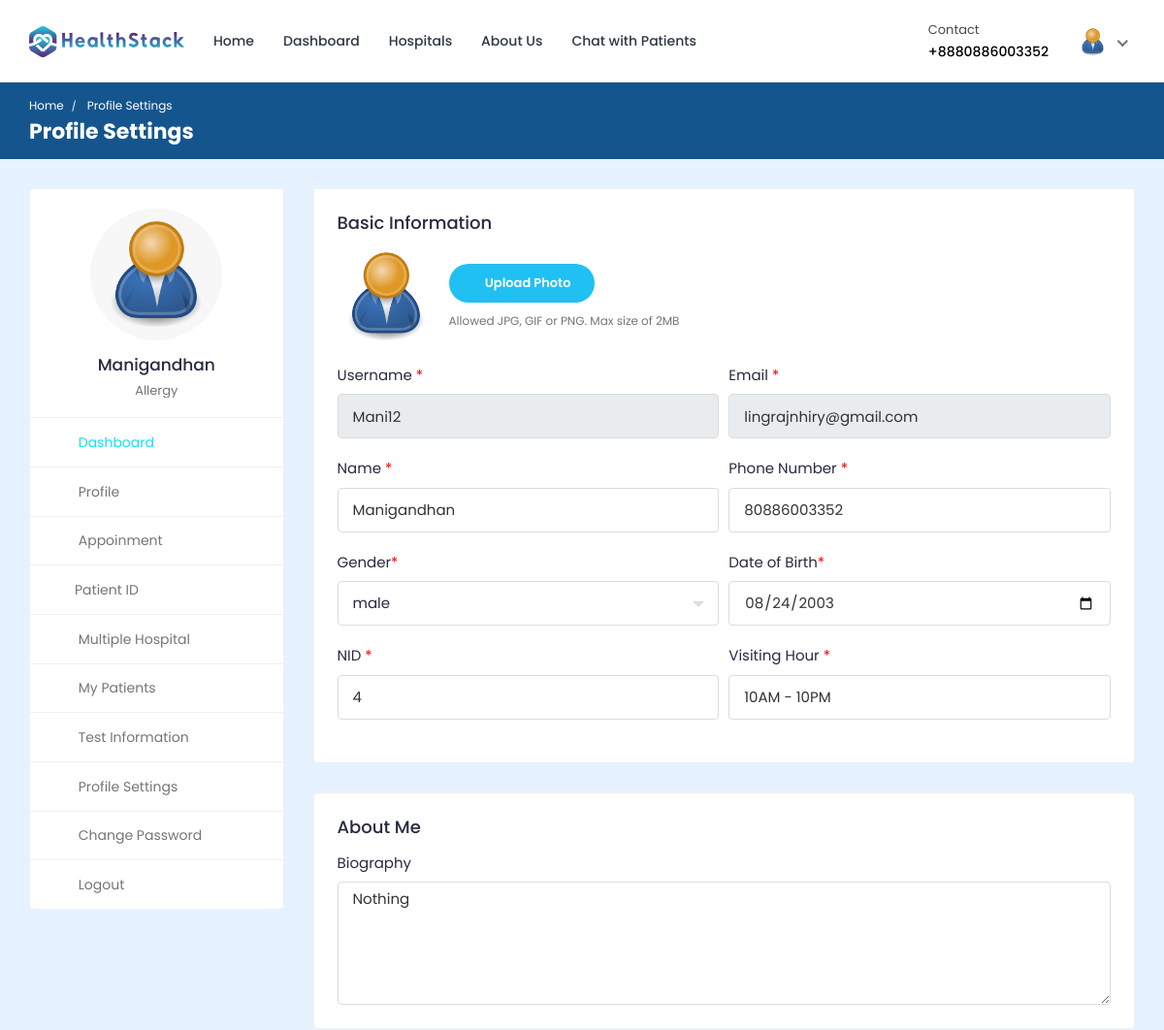
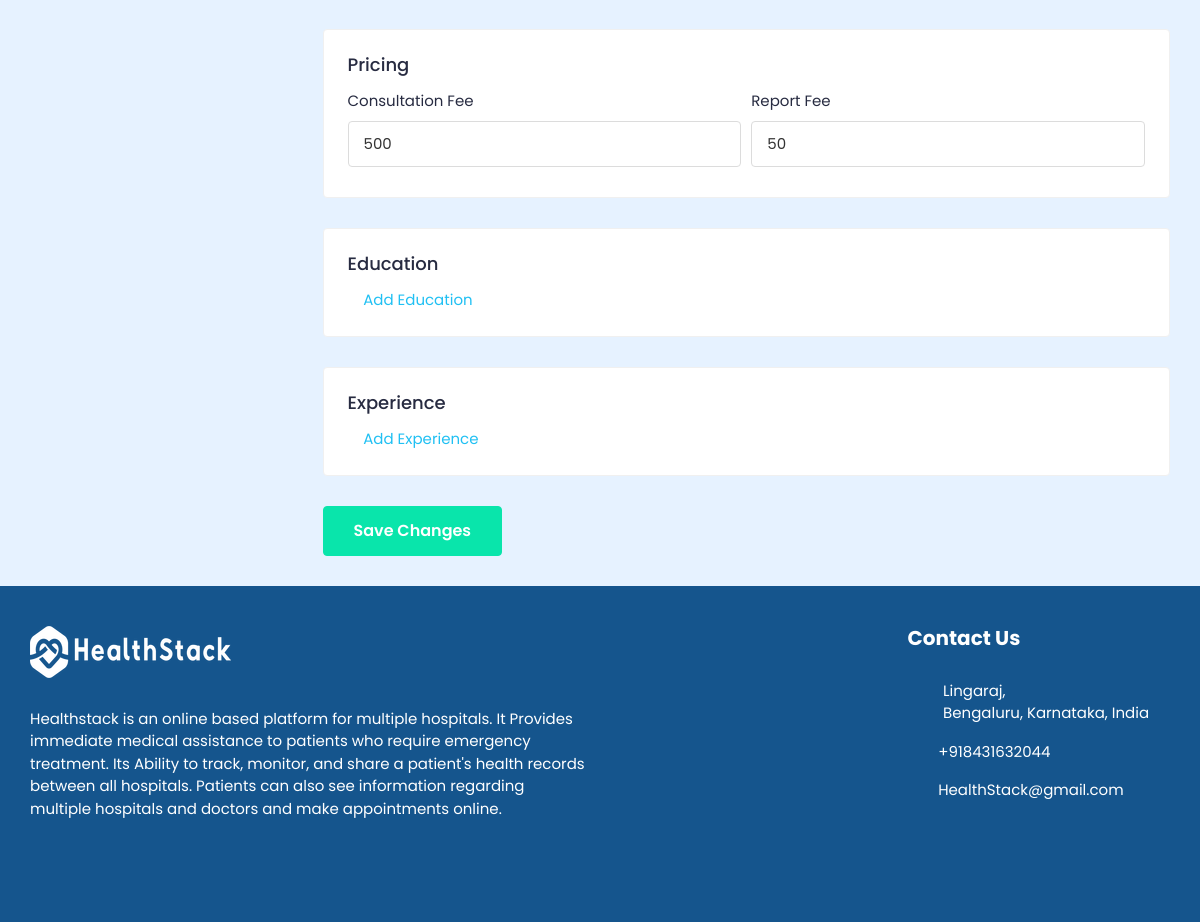
Screenshot of /doctor/doctor-profile-settings/ (signed in) with the database file from the repository (2 pictures, top to bottom).
### doctor/models.py (models this page shows, shortened)
class Doctor_Information(models.Model):
    DOCTOR_TYPE = (
        ('Cardiologists', 'Cardiologists'),
        ('Neurologists', 'Neurologists'),
        ('Pediatricians', 'Pediatricians'),
        ('Physiatrists', 'Physiatrists'),
        ('Dermatologists', 'Dermatologists'),
    )
    doctor_id = models.AutoField(primary_key=True)
    user = models.OneToOneField(User, on_delete=models.CASCADE, null=True, blank=True, related_name='profile')
    name = models.CharField(max_length=200, null=True, blank=True)
    username = models.CharField(max_length=200, null=True, blank=True)
    gender = models.CharField(max_length=200, null=True, blank=True)
    description = models.TextField(max_length=1000, null=True, blank=True)
    department = models.CharField(max_length=200, choices=DOCTOR_TYPE, null=True, blank=True)
    department_name = models.ForeignKey(hospital_department, on_delete=models.SET_NULL, null=True, blank=True)
    specialization = models.ForeignKey(specialization, on_delete=models.SET_NULL, null=True, blank=True)
    featured_image = models.ImageField(upload_to='doctors/', default='doctors/user-default.png', null=True, blank=True)
    certificate_image = models.ImageField(upload_to='doctors_certificate/', default='doctors_certificate/default.png', null=True, blank=True)
    email = models.EmailField(max_length=200, null=True, blank=True)
    phone_number = models.CharField(max_length=200, null=True, blank=True)
    nid = models.CharField(max_length=200, null=True, blank=True)
    visiting_hour = models.CharField(max_length=200, null=True, blank=True)
    consultation_fee = models.IntegerField(null=True, blank=True)
    report_fee = models.IntegerField(null=True, blank=True)
    dob = models.CharField(max_length=200, null=True, blank=True)
    institute = models.CharField(max_length=200, null=True, blank=True)
    degree = models.CharField(max_length=200, null=True, blank=True)
    completion_year = models.CharField(max_length=200, null=True, blank=True)
    work_place = models.CharField(max_length=200, null=True, blank=True)
    designation = models.CharField(max_length=200, null=True, blank=True)
    start_year = models.CharField(max_length=200, null=True, blank=True)
    end_year = models.CharField(max_length=200, null=True, blank=True)
    register_status =  models.CharField(max_length=200, null=True, blank=True)
    hospital_name = models.ForeignKey(Hospital_Information, on_delete=models.SET_NULL, null=True, blank=True)

### hospital_admin/models.py (models this page shows, shortened)
class specialization(models.Model):
    specialization_id = models.AutoField(primary_key=True)
    specialization_name = models.CharField(max_length=200, null=True, blank=True)
    hospital = models.ForeignKey(Hospital_Information, on_delete=models.CASCADE, null=True, blank=True)

### doctor/views.py (the view, shortened to what this page needs)
# urls.py: path('doctor-profile-settings/', views.doctor_profile_settings,name='doctor-profile-settings'),
@csrf_exempt
@login_required(login_url="doctor-login")
def doctor_profile_settings(request):
    if request.user.is_doctor:
        doctor = Doctor_Information.objects.get(user=request.user)
        old_featured_image = doctor.featured_image
        if request.method == 'GET':
            educations = Education.objects.filter(doctor=doctor)
            experiences = Experience.objects.filter(doctor=doctor)
            context = {'doctor': doctor, 'educations': educations, 'experiences': experiences}
            return render(request, 'doctor-profile-settings.html', context)
    else:
        redirect('doctor-logout')

### templates/doctor-profile-settings.html (shortened to what this page needs)
{% load static %}
<!DOCTYPE html>
<html lang="en">
  <head>
    <link
      rel="stylesheet"
      href="{% static 'HealthStack-System/plugins/Normal/select2/css/select2.min.css' %}"
    />
    <link
      rel="stylesheet"
      href="{% static 'HealthStack-System/plugins/Normal/bootstrap-tagsinput/css/bootstrap-tagsinput.css' %}"
    />
    <link
      rel="stylesheet"
      href="{% static 'HealthStack-System/plugins/Normal/dropzone/dropzone.min.css' %}"
    />
    <link
      rel="stylesheet"
      href="{% static 'HealthStack-System/css/Normal/bootstrap.min.css' %}"
    />
    <link
      rel="stylesheet"
      href="{% static 'HealthStack-System/plugins/Normal/fontawesome/css/fontawesome.min.css' %}"
    />
    <link
      rel="stylesheet"
      href="{% static 'HealthStack-System/plugins/Normal/fontawesome/css/all.min.css' %}"
    />
    <link
      rel="stylesheet"
      href="% static 'HealthStack-System/plugins/fancybox/jquery.fancybox.min.css' %"
    />
    <link
      rel="stylesheet"
      href="{% static 'HealthStack-System/css/Normal/style.css' %}"
    />
  </head>
  <body>
    <div class="main-wrapper">
      <header class="header">{% include 'doctor-navbar.html' %}</header>
      <div class="breadcrumb-bar">
        <div class="container-fluid">
          <div class="row align-items-center">
            <div class="col-md-12 col-12">
              <nav aria-label="breadcrumb" class="page-breadcrumb">
                <ol class="breadcrumb">
                  <li class="breadcrumb-item"><a href="{% url 'doctor-dashboard' %}">Home</a></li>
                  <li class="breadcrumb-item active" aria-current="page">
                    Profile Settings
                  </li>
                </ol>
              </nav>
              <h2 class="breadcrumb-title">Profile Settings</h2>{% include 'message.html' %}
            </div>
          </div>
        </div>
      </div>
      <div class="content">
        <div class="container-fluid">
          <div class="row">
            <div class="col-md-5 col-lg-4 col-xl-3 theiaStickySidebar">
              <div>{% include 'doctor-sidebar.html' %}</div>
            </div>
	          <div class="col-md-7 col-lg-8 col-xl-9">
            <form action="{% url 'doctor-profile-settings' %}" method="POST" enctype="multipart/form-data">
							<div class="card">
								<div class="card-body">
									<h4 class="card-title">Basic Information</h4>
									<div class="row form-row">
										<div class="col-md-12">
											<div class="form-group">
												<div class="change-avatar">
													<div class="profile-img">
														<img src="{{doctor.featured_image.url}}" alt="User Image">
													</div>
													<div class="upload-img">
														<div class="change-photo-btn">
															<span><i class="fa fa-upload"></i> Upload Photo</span>
														</div>
														<small class="form-text text-muted">Allowed JPG, GIF or PNG. Max size of 2MB</small>
													</div>
												</div>
											</div>
										</div>
										<div class="col-md-6">
											<div class="form-group">
												<label>Username <span class="text-danger">*</span></label>
												<input type="text" class="form-control" readonly value="{{doctor.username}}" >
											</div>
										</div>
										<div class="col-md-6">
											<div class="form-group">
												<label>Email <span class="text-danger">*</span></label>
												<input type="email" class="form-control" readonly value="{{doctor.email}}">
											</div>
										</div>
										<div class="col-md-6">
											<div class="form-group">
												<label>Name <span class="text-danger">*</span></label>
												<input type="text" name="name" class="form-control" value="{{doctor.name}}">
											</div>
										</div>
										<div class="col-md-6">
											<div class="form-group">
												<label>Phone Number <span class="text-danger">*</span></label>
												<input type="number" name="number" class="form-control" value="{{doctor.phone_number}}"placeholder="Phone Number">
											</div>
										</div>
										<div class="col-md-6">
											<div class="form-group">
												<label>Gender<span class="text-danger">*</span></label>
											</div>
										</div>
										<div class="col-md-6">
											<div class="form-group mb-0">
												<label>Date of Birth<span class="text-danger">*</span></label>
												<input type="date" class="form-control" name="dob" value="{{doctor.dob}}">
											</div>
										</div>
                    <div class="col-md-6">
											<div class="form-group">
												<label>NID <span class="text-danger">*</span></label>
												<input type="number" name="nid" class="form-control" value="{{doctor.nid}}" placeholder="NID">
											</div>
										</div>
                    <div class="col-md-6">
											<div class="form-group">
												<label>Visiting Hour <span class="text-danger">*</span></label>
												<input type="text" name="visit_hour" class="form-control" value="{{doctor.visiting_hour}}" placeholder="x am - x pm">
											</div>
										</div>
									</div>
								</div>
							</div>
							<div class="card">
								<div class="card-body">
									<h4 class="card-title">About Me</h4>
									<div class="form-group mb-0">
										<label>Biography</label>
										<textarea class="form-control" rows="5" name="description">{{doctor.description}}</textarea>
									</div>
								</div>
							</div>
							<div class="card contact-card">
								<div class="card-body">
									<h4 class="card-title">Pricing</h4>
									<div class="row form-row">
										<div class="col-md-6">
											<div class="form-group">
												<label>Consultation Fee</label>
												<input type="text" name="consultation_fee" class="form-control" value="{{doctor.consultation_fee}}">
											</div>
										</div>
										<div class="col-md-6">
											<div class="form-group">
												<label class="control-label">Report Fee</label>
												<input type="text" name="report_fee" class="form-control" value="{{doctor.report_fee}}">
											</div>
										</div>
									</div>
								</div>
							</div>
							<div class="card">
								<div class="card-body">
									<h4 class="card-title">Education</h4>
									<div class="add-more">
										<a href="javascript:void(0);" class="add-education"><i class="fa fa-plus-circle"></i> Add Education</a>
									</div>
								</div>
							</div>
							<div class="card">
								<div class="card-body">
									<h4 class="card-title">Experience</h4>
									<div class="add-more">
										<a href="javascript:void(0);" class="add-experience"><i class="fa fa-plus-circle"></i> Add Experience</a>
									</div>
								</div>
							</div>
					    <div class="submit-section submit-btn-bottom">
								<button type="submit" class="btn btn-primary submit-btn">Save Changes</button>
							</div>
            </form>
						</div>
          </div>
        </div>
      </div>
      {% include 'footer.html' %}
    </div>
  </body>
</html>

### templates/doctor-navbar.html (shortened to what this page needs)
{% load static %}
<nav class="navbar navbar-expand-lg header-nav">
  <div class="navbar-header">
    <a href="{% url 'hospital_home'%}" class="navbar-brand logo">
      <img
        src="{% static 'HealthStack-System/images/Normal/logo.jpg' %}"
        class="img-fluid"
        alt="Logo"
      />
    </a>
  </div>
  <div class="main-menu-wrapper">
    <ul class="main-nav">
      <li>
        <a href="{% url 'hospital_home'%}">Home</a>
      </li>
      <li>
        <a href="{% url 'doctor-dashboard'%}">Dashboard</a>
      </li>
      <li><a href="{% url 'multiple-hospital' %}" style="text-decoration: none;">Hospitals</a></li>
      <li>
        <a href="{% url 'about-us'%}">About Us</a>
      </li>
      <li>
        <a href="{% url 'chat-home' pk=user.id %}">Chat with Patients</a>
      </li>
    </ul>
  </div>
  <ul class="nav header-navbar-rht">
    <li class="nav-item contact-item">
      <div class="header-contact-img">
        <i class="far fa-hospital"></i>
      </div>
      <div class="header-contact-detail">
        <p class="contact-header">Contact</p>
        <p class="contact-info-header">+88{{doctor.phone_number}}</p>
      </div>
    </li>
    <li class="nav-item dropdown has-arrow logged-item">
      <a href="#" class="dropdown-toggle nav-link" data-toggle="dropdown">
        <span class="user-img">
          <img
            class="rounded-circle"
            src="{{ doctor.featured_image.url }}"
            width="31"
            alt="Darren Elder"
          />
        </span>
      </a>
    </li>
  </ul>
</nav>

### templates/doctor-sidebar.html (shortened to what this page needs)
{% load static %}
<div class="profile-sidebar">
  <div class="widget-profile pro-widget-content">
    <div class="profile-info-widget">
      <a href="#" class="booking-doc-img">
        <img
          src="{{ doctor.featured_image.url }}"
          alt="User Image"
        />
      </a>
      <div class="profile-det-info">
        <h3>{{ doctor.name }}</h3>
        <div class="patient-details">
          <h5 class="mb-0">{{doctor.specialization.specialization_name}}</h5>
        </div>
      </div>
    </div>
  </div>
  <div class="dashboard-widget">
    <nav class="dashboard-menu sidebar">
      <ul>
        <li class="active">
          <a href="{% url 'doctor-dashboard' %}">
            <i class="fas fa-columns"></i>
            <span>Dashboard</span>
          </a>
        </li>
        <li>
        <a href="{% url 'doctor-profile' pk=doctor.doctor_id %}">
          <i class="fas fa-user"></i>
          <span>Profile</span>
        </a>
      </li>
        <li>
          <a href="{% url 'appointments'%}">
            <i class="fas fa-user-circle"></i>
            <span>Appoinment</span>
          </a>
        </li>
        <li class="nav-item has-submenu">
            <a href="#" class="nav-link"><i class="fas fa-search"></i><span>Patient ID</span></a>
        </li>
        <li>
          <a href="{% url 'multiple-hospital' %}">
            <i class="fas fa-hospital"></i>
            <span>Multiple Hospital</span>
          </a>
      </li>
        <li>
          <a href="{% url 'my-patients' %}">
            <i class="fas fa-user-injured"></i>
            <span>My Patients</span>
          </a>
        </li>
        <li>
          <a href="{% url 'doctor-test-list'%}" target="_blank">
            <i class="fas fa-hourglass-start"></i>
            <span>Test Information</span>
          </a>
        </li>
        <li>
          <a
            href="{% url 'doctor-profile-settings' %}"
          >
            <i class="fas fa-user-cog"></i>
            <span>Profile Settings</span>
          </a>
        </li>
        <li>
          <a href="{% url 'doctor-change-password' pk=user.id%}">
            <i class="fas fa-lock"></i>
            <span>Change Password</span>
          </a>
        </li>
        <li>
          <a href="{% url 'doctor-logout'%}">
            <i class="fas fa-sign-out-alt"></i>
            <span>Logout</span>
          </a>
        </li>
      </ul>
    </nav>
  </div>
</div>

### rows the page displays
Doctor_Information: phone_number "80886003352", featured_image (placeholder picture), name "Manigandhan", specialization.specialization_name "Allergy", username "Mani12", email "lingrajnhiry@gmail.com", number "80886003352", dob "08/24/2003", nid "4", visit_hour "10AM - 10PM", description "Nothing", consultation_fee "500", report_fee "50"
